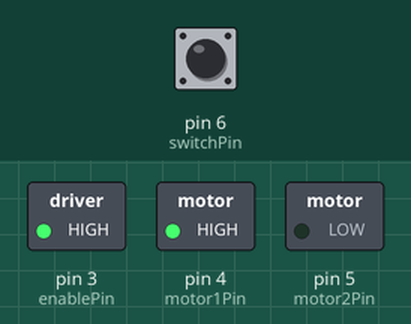
Simulated run of this sketch. Board: Arduino Uno, built with avr-gcc and run on an emulated ATmega328P. Parts: switched loads named in the sketch (green lamp = pin HIGH). Inputs (shaded band) come from the test bench; at power-on: pin 6 (switchPin) LOW.

Above: at 1.2 s.
1.3 s: pin 6 (switchPin) pulled HIGH for 0.15 s
At 1.37 s:
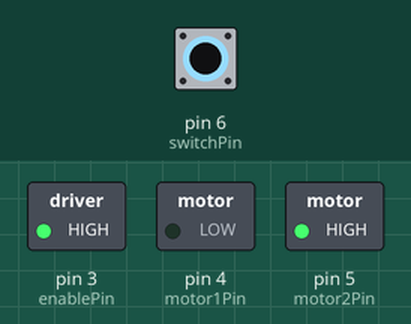
2.9 s: pin 6 (switchPin) pulled HIGH for 3.2 s
At 6.9 s:
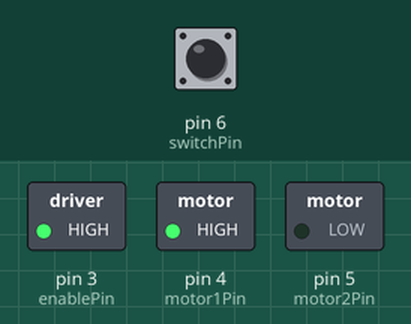
Timing chart, 0 to 8.4 s (numbered marks = the images above; inputs shaded):
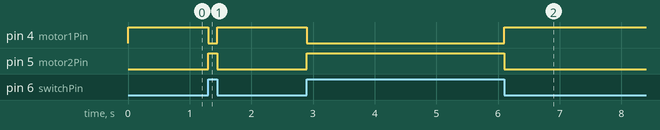

The sketch:

HBridgeControl.ino
```cpp
const int switchPin = 6;    // switch input
const int motor1Pin = 4;    // H-bridge leg 1 (pin 2, 1A)
const int motor2Pin = 5;    // H-bridge leg 2 (pin 7, 2A)
const int enablePin = 3;    // H-bridge enable pin

void setup() {
  // set the switch as an input:
  pinMode(switchPin, INPUT);

  // set all the other pins you're using as outputs:
  pinMode(motor1Pin, OUTPUT);
  pinMode(motor2Pin, OUTPUT);
  pinMode(enablePin, OUTPUT);

  // set enablePin high so that motor can turn on:
  digitalWrite(enablePin, HIGH);
}

void loop() {
  // if the switch is high, motor will turn on one direction:
  if (digitalRead(switchPin) == HIGH) {
    // set leg 1 of the H-bridge low:
    digitalWrite(motor1Pin, LOW);
    // set leg 2 of the H-bridge high:
    digitalWrite(motor2Pin, HIGH);
  }
  // if the switch is low, motor will turn in the other direction:
  else {
    // set leg 1 of the H-bridge high:
    digitalWrite(motor1Pin, HIGH);
    // set leg 2 of the H-bridge low:
    digitalWrite(motor2Pin, LOW);
  }
}
```

Measured:
- after the input at 1.3 s, pin 4 (motor1Pin): HIGH → LOW at once, → HIGH 0.15 s later; pin 5 (motor2Pin): LOW → HIGH at once, → LOW 0.15 s later
- after the input at 2.9 s, pin 4 (motor1Pin): HIGH → LOW at once, → HIGH 3.2 s later; pin 5 (motor2Pin): LOW → HIGH at once, → LOW 3.2 s later
